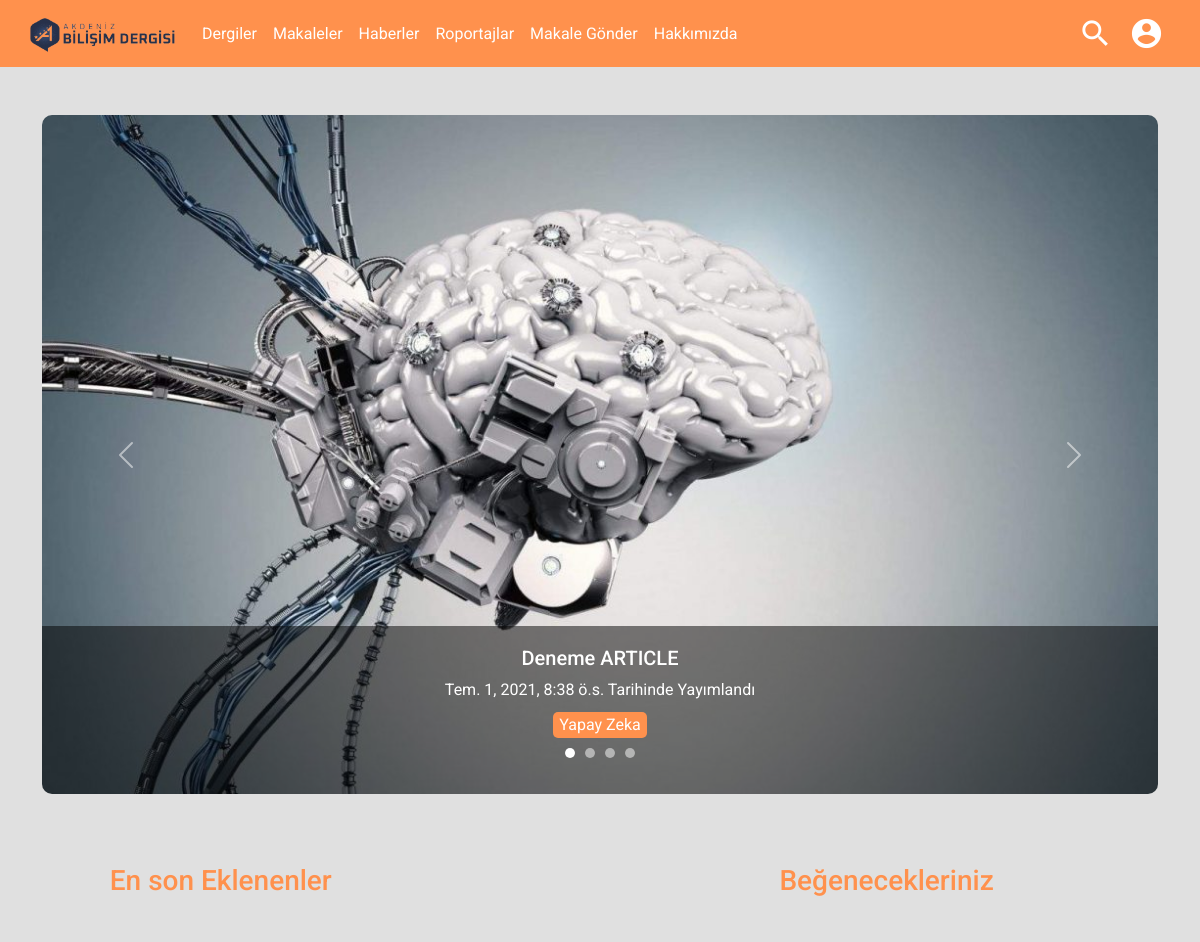
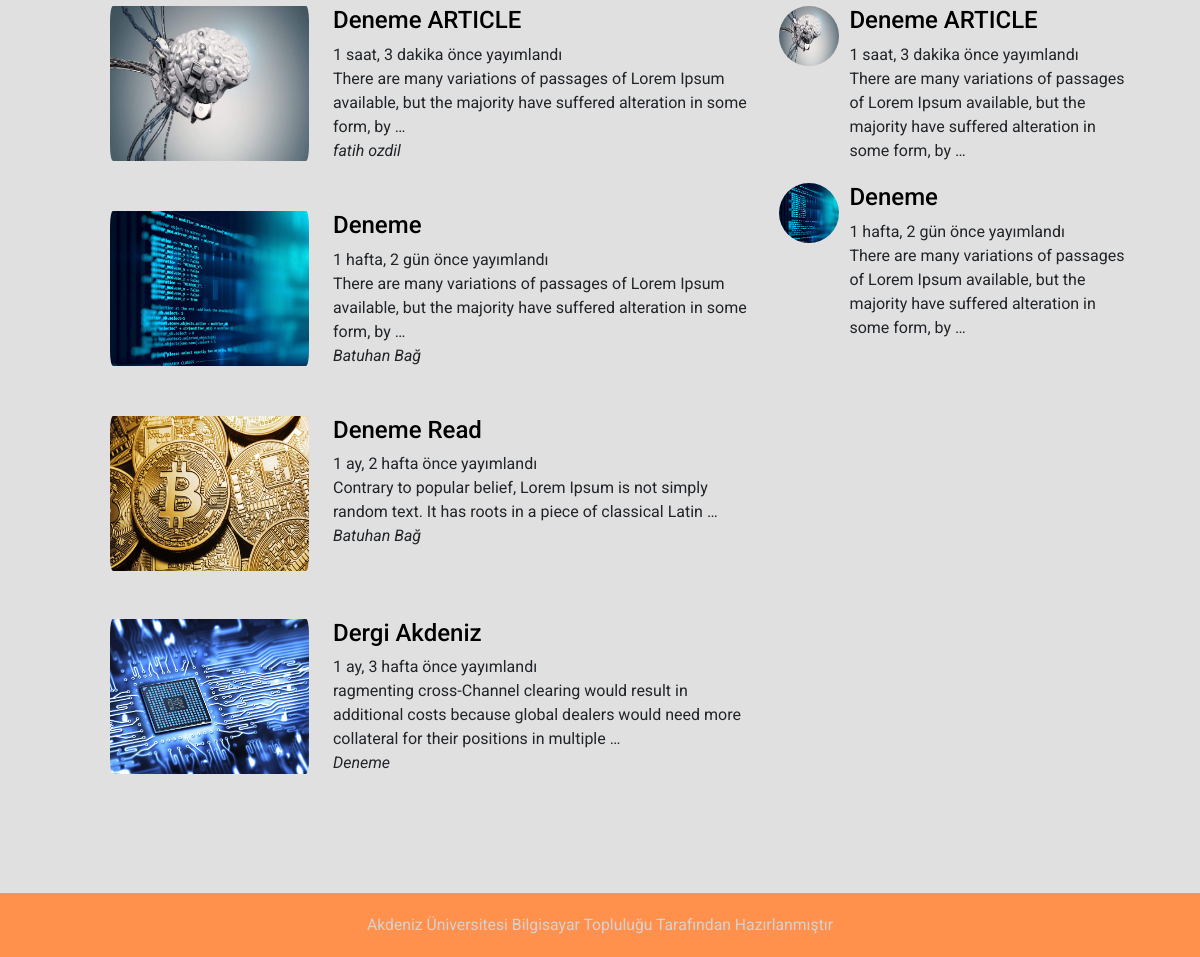
The page / on the database its author committed (2 pictures, top to bottom).
### article/models.py (models this page shows, shortened)
class Article(models.Model):
    category = (
        ('Yapay Zeka', 'Yapay Zeka'),
        ('Yazılım', 'Yazılım'),
        ('Kripto Para', 'Kripto Para'),
        ('Donanım', 'Donanım'),
    )
    author = models.ForeignKey(
        "account.Account", on_delete=models.CASCADE, verbose_name="Yazar ")
    title = models.CharField(max_length=50, verbose_name="Başlık")
    content = RichTextUploadingField()
    created_date = models.DateTimeField(
        auto_now_add=True, verbose_name="Oluşturulma Tarihi")
    article_image = models.FileField(
        blank=True, null=True, verbose_name="Makaleye Fotoğraf Ekleyin")
    article_category = models.CharField(
        max_length=20, choices=category, default='Yazılım', verbose_name="Makale Kategori")
    likes = models.ManyToManyField(
        "account.Account", related_name='likes', blank=True)
    favourite = models.ManyToManyField(
        "account.Account", related_name='favourite', blank=True)
    read = models.IntegerField(default=0)
    class Meta:
        ordering = ['-created_date']

### account/models.py (models this page shows, shortened)
class Account(AbstractBaseUser):
    accType = (
        ('accType1', 'Öğrenci'),
        ('accType2', 'Akademisyen')
    )
    email = models.EmailField(verbose_name="email", max_length=60, unique=True)
    username = models.CharField(max_length=30)
    date_joined = models.DateTimeField(
        verbose_name='date joined', auto_now_add=True)
    last_login = models.DateTimeField(verbose_name='last login', auto_now=True)
    is_admin = models.BooleanField(default=False)
    is_active = models.BooleanField(default=True)
    is_staff = models.BooleanField(default=False)
    is_superuser = models.BooleanField(default=False)
    universty = models.CharField(max_length=250)
    fullName = models.CharField(max_length=30)
    department = models.CharField(max_length=250)
    account_type = models.CharField(
        max_length=10, choices=accType, default='accType1')
    account_avatar = models.FileField(
        blank=True, null=True, verbose_name='Fotoğraf ekle')
    USERNAME_FIELD = 'email'
    REQUIRED_FIELDS = ['fullName', 'universty', 'department', 'account_type']
    objects = MyAccountManager()

### article/views.py (the view)
# urls.py: path('', views.index, name="index"),
def index(request):
    keyword = request.GET.get("keyword")
    keyword_category = request.GET.get("keyword_category")
    if keyword:
        articles = Article.objects.filter(title__contains=keyword)
        return render(request, "articles.html", {"articles": articles})
    if keyword_category:
        articles = Article.objects.filter(
            article_category__contains=keyword_category)
        return render(request, "articles.html", {"articles": articles})
    week_ago = datetime.date.today() - datetime.timedelta(days=45)
    trends = Article.objects.filter(
        created_date__gte=week_ago).order_by('-read')
    carousel_item1 = Article.objects.filter(
        article_category__contains='Yapay Zeka')[:1]
    carousel_item2 = Article.objects.filter(
        article_category__contains='Yazılım')[:1]
    carousel_item3 = Article.objects.filter(
        article_category__contains='Donanım')[:1]
    carousel_item4 = Article.objects.filter(
        article_category__contains='Kripto Para')[:1]
    articles = Article.objects.all()
    context = {
        'trends': trends[:5],
        'articles': articles,
        'carousel_item1': carousel_item1,
        'carousel_item2': carousel_item2,
        'carousel_item3': carousel_item3,
        'carousel_item4': carousel_item4,
    }
    return render(request, "index.html", context)

### templates/index.html (shortened to what this page needs)
{% extends "layout.html" %}
{% load static %}
{% block body %}
<link rel="stylesheet" href="{% static 'css/index.css' %}">
<link rel="stylesheet" href="{% static 'css/footer.css' %}">
<link rel="stylesheet" href="{% static 'css/navbar.css' %}">
<main class="container">
    <div id="carouselExampleCaptions" class="carousel slide mt-5 " data-bs-ride="carousel">
        <div class="carousel-indicators d-none d-md-block">
            <button type="button" data-bs-target="#carouselExampleCaptions" data-bs-slide-to="0" class="active"
                aria-current="true" aria-label="Slide 1"></button>
            <button type="button" data-bs-target="#carouselExampleCaptions" data-bs-slide-to="1"
                aria-label="Slide 2"></button>
            <button type="button" data-bs-target="#carouselExampleCaptions" data-bs-slide-to="2"
                aria-label="Slide 3"></button>
            <button type="button" data-bs-target="#carouselExampleCaptions" data-bs-slide-to="3"
                aria-label="Slide 4"></button>
        </div>
        <div class="carousel-inner " style="border-radius: 10px;">
            {% for ai in carousel_item1 %}
            <div class="carousel-item active">
                <img src="{{ai.article_image.url}}" class="d-block w-100" alt="...">
                <div class="carousel-caption1 d-none d-md-block">
                    <h5>{{ai.title}}</h5>
                    <p>{{ai.created_date}} Tarihinde Yayımlandı</p>
                    <form>
                        <input type="submit" name="keyword_category" value="Yapay Zeka">
                    </form>
                </div>
            </div>
            {% endfor %}
        </div>
        <button class="carousel-control-prev" type="button" data-bs-target="#carouselExampleCaptions"
            data-bs-slide="prev">
            <span class="carousel-control-prev-icon" aria-hidden="true"></span>
        </button>
        <button class="carousel-control-next" type="button" data-bs-target="#carouselExampleCaptions"
            data-bs-slide="next">
            <span class="carousel-control-next-icon" aria-hidden="true"></span>
        </button>
    </div>
    <div class="row content">
        <div class="col-lg-8 latest">
            <h3 style="color: #ff914d; margin-bottom: 50px;">En son Eklenenler</h3>
            {% for article in articles %}
            <div class="row mb-5">
                <img class="col-md-4" style="height:155px ;" href="{% url 'article:detail' article.id %}"
                    src="{{article.article_image.url}}" alt="contentImg">
                <div class="col-md-8 column">
                    <h4><a href="{% url 'article:detail' article.id %}">{{article.title}}</a></h4>
                    <time>{{article.created_date|timesince}} önce yayımlandı</time>
                    <p>{{article.content|safe|truncatewords:20}}</p>
                    <cite>{{article.author.fullName}}</cite>
                </div>
            </div>
            {% endfor %}
        </div>
        <div class="col-lg-4 d-none d-lg-block">
            <h3 style="color: #ff914d;  margin-bottom: 50px;">Beğenecekleriniz</h3>
            {% for trend in trends %}
            <div class="flex-row d-flex" style="width: 350px; margin-left: auto; margin-bottom: 20px">
                <img class=" rounded-circle " src="{{trend.article_image.url}}" alt="avatar">
                <div class="column">
                    <h4><a href="#">{{trend.title}}</a></h4>
                    <time>{{trend.created_date|timesince}} önce yayımlandı</time>
                    <p>{{trend.content|safe|truncatewords:20}}</p>
                </div>
            </div>
            {% endfor %}
        </div>
    </div>
</main>
{% endblock body %}

### static/css/navbar.css (style rules this page uses)
span { user-select: none; }

### static/css/index.css (style rules this page uses)
p { margin-bottom: 0px; }
.carousel-indicators [data-bs-target] { height: 10px; width: 10px; margin-bottom: 10px; border-radius: 50%; background-color: white; }
.carousel-indicators { text-align: center; }
.carousel-caption1 { width: 100%; position: absolute; bottom: 0px; padding-top: 1.25rem; padding-bottom: 2.55rem; color: rgb(255, 255, 255); background-color: rgba(0, 0, 0, 0.5); text-align: center; }
.carousel-caption1 input { background-color: #ff914d; outline: 0px; color: white; margin-top: 10px; margin-bottom: 1rem; border: 0px; border-radius: 5px; }
.content { margin: 70px 0; padding: 0 5%; }
.content a { text-decoration: none; color: black; }
.latest img { border-radius: 15px; }
.rounded-circle { width: 60px; height: 60px; margin: 0 10px 0 0; }

### templates/layout.html (style rules this page uses)
body { font-family: 'Roboto', sans-serif; background-color: rgb(224, 224, 224); }

### rows shown on the page
Article: article_image (picture), title "Deneme ARTICLE", created_date "Tem. 1, 2021, 8:38 ö.s.", created_date "1 saat, 3 dakika", content "There are many variations of passages of Lorem Ipsum available, but the majority have suffered alteration in some form, by …", author.fullName "fatih ozdil"
Article: article_image (picture), title "Deneme", created_date "1 hafta, 2 gün", content "There are many variations of passages of Lorem Ipsum available, but the majority have suffered alteration in some form, by …", author.fullName "Batuhan Bağ"
Article: article_image (picture), title "Deneme Read", created_date "1 ay, 2 hafta", content "Contrary to popular belief, Lorem Ipsum is not simply random text. It has roots in a piece of classical Latin …", author.fullName "Batuhan Bağ"
Article: article_image (picture), title "Dergi Akdeniz", created_date "1 ay, 3 hafta", content "ragmenting cross-Channel clearing would result in additional costs because global dealers would need more collateral for their positions in multiple …", author.fullName "Deneme"
